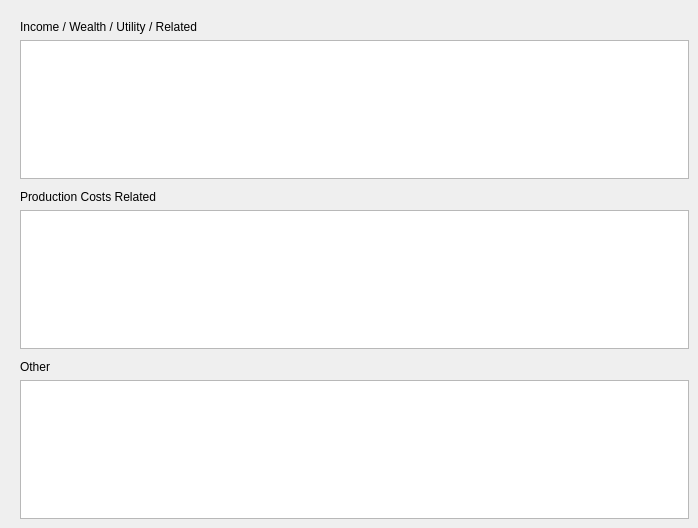
      <widget class="QWidget" name="tabEconResultIndicators">
       <attribute name="title">
        <string>Econ. Result Indicators</string>
       </attribute>
       <widget class="QWidget" name="layoutWidget">
        <property name="geometry">
         <rect>
          <x>20</x>
          <y>20</y>
          <width>669</width>
          <height>159</height>
         </rect>
        </property>
        <layout class="QVBoxLayout" name="verticalLayout_11">
         <item>
          <widget class="QLabel" name="label_11">
           <property name="text">
            <string>Income / Wealth / Utility / Related</string>
           </property>
          </widget>
         </item>
         <item>
          <widget class="QTextEdit" name="textEdit_6"/>
         </item>
        </layout>
       </widget>
       <widget class="QWidget" name="layoutWidget_2">
        <property name="geometry">
         <rect>
          <x>20</x>
          <y>190</y>
          <width>669</width>
          <height>159</height>
         </rect>
        </property>
        <layout class="QVBoxLayout" name="verticalLayout_12">
         <item>
          <widget class="QLabel" name="label_12">
           <property name="text">
            <string>Production Costs Related</string>
           </property>
          </widget>
         </item>
         <item>
          <widget class="QTextEdit" name="textEdit_7"/>
         </item>
        </layout>
       </widget>
       <widget class="QWidget" name="layoutWidget_3">
        <property name="geometry">
         <rect>
          <x>20</x>
          <y>360</y>
          <width>669</width>
          <height>159</height>
         </rect>
        </property>
        <layout class="QVBoxLayout" name="verticalLayout_13">
         <item>
          <widget class="QLabel" name="label_13">
           <property name="text">
            <string>Other</string>
           </property>
          </widget>
         </item>
         <item>
          <widget class="QTextEdit" name="textEdit_8"/>
         </item>
        </layout>
       </widget>
      </widget>
